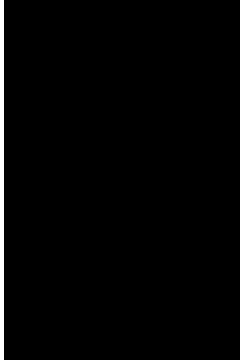
Frame 1 (no input)
Frame 60 (the mouse pressed at the canvas centre just before this capture): identical to frame 1, image omitted
Frame 120 (the mouse held since frame 60 and released just before this capture): identical to frame 1, image omitted

The Processing sketch that drew this single still picture (run headless with seeded random() and noise(); from frame 60 on, the mouse is pressed at the canvas centre):

// Processing sketch: Orientation
// ── Orientation.pde
/*
 * Licensed to the Apache Software Foundation (ASF) under one
 * or more contributor license agreements.  See the NOTICE file
 * distributed with this work for additional information
 * regarding copyright ownership.  The ASF licenses this file
 * to you under the Apache License, Version 2.0 (the
 * "License"); you may not use this file except in compliance
 * with the License.  You may obtain a copy of the License at
 *
 * http://www.apache.org/licenses/LICENSE-2.0
 *
 * Unless required by applicable law or agreed to in writing,
 * software distributed under the License is distributed on an
 * "AS IS" BASIS, WITHOUT WARRANTIES OR CONDITIONS OF ANY
 * KIND, either express or implied.  See the License for the
 * specific language governing permissions and limitations
 * under the License.
 */
 
/*
 * This example shows how to use the orientation interface.
 * Three bars are shown on screen to represent direction and tilt.
 */
private PLabBridge plabBridge;

float x1 = 0, x2 = 0, x3 = 0;

void setup() {
  size(240,360);
}

void bindPLabBridge(PLabBridge bridge) {
  plabBridge = bridge;
  size (bridge.getWidth (), bridge.getHeight ());
  
  // Add the orientation change listener
  bridge.addDeviceOrientationListener(new PLabOrientationListener(){
    public void deviceOrientation(PLabOrientationEvent event) {
      x1 = event.alpha * width / 360;
      x2 = (180 + event.beta) * width / 360;
      x3 = (180 + event.gamma) * width / 360;
    }
  });
}

void draw() {
  background(0);
  stroke(255);
  strokeWeight(7);
  
  // Draw three bars to display orientation
  line(x1, 0, x1, height/3);
  line(x2, height/3, x2, 2*height/3);
  line(x3, 2*height/3, x3, height);
}

// ── InterfacesInc.pde
/**
 * PLabOrientationEvent is the event object received when phone changes orientation
 */
class PLabOrientationEvent {
  /**
   * alpha - magnetic direction (in degrees)
   */
  float alpha;
  /**
   * beta - tilt front-to-back, front is positive (in degrees)
   */
  float beta;
  /**
   * gamma - tilt left-to-right, right is positive(in degrees)
   */
  float gamma;
}
/**
 * PLabAccelerationEvent is the event object received at regular intervals, telling what acceleration is
 */
class PLabAccelerationEvent {
  /**
   * x - acceleration in x direction
   */
  float x;
  /**
   * y - acceleration in y direction
   */
  float y;
  /**
   * z - acceleration in z direction
   */
  float z;
  /**
   * timestamp - when the acceleration was meassured
   */
  float timestamp;
}
/**
 * PLabBridge is the interface we have for communicating with the plab app.
 */
interface PLabBridge {
  /**
   * gets the width we have available to draw on
   */
  public int getWidth ();
  /**
   * gets the height we have available to draw on
   */
  public int getHeight ();
  /**
   * sends a string to a connected bluetooth device. Can not send more than 20 characters.
   */
  public void send (String string);
  /**
   * register callback function that will get the data sent from the connected device
   */
  public void subscribeMessages (PLabRecv sub);
  /**
   * Disconnects the device and returns to main menu
   */
  public void disconnect();
  /**
   * hides the back button
   */
  public void hideBackButton();
  /**
   * display the back button
   */
  public void showBackButton();
  
  /**
   * make the device vibrate for given amount of time. On iOS time will be ignored.
   */
  public void vibrate(int milliseconds);
  /**
   * Listen for device orientation changes
   */
  public void addDeviceOrientationListener(PLabOrientationListener listener);
  /**
   * remove device orientation changes listener
   */
  public void removeDeviceOrientationListener(PLabOrientationListener listener);
  /**
   * Listen for device acceleration changes
   */
  public void addDeviceAccelerationListener(PLabAccelerationListener listener);
  /**
   * remove device acceleration changes listener
   */
  public void removeDeviceAccelerationListener(PLabAccelerationListener listener);
  /**
   * Set milliseconds between each acceleration update
   */
  public void setDeviceAccelerationUpdateInterval(int milliseconds);
}

/**
 * A simple interface that defines the callback read function
 */
interface PLabRecv {
  /**
   * The callback function. Will be called when the connected device sends something to this program.
   */
  public void receive(String message);
}

/**
 * PLabOrientationListener is the interface describing an orientation change listener
 */
interface PLabOrientationListener {
  public void deviceOrientation(PLabOrientationEvent event);
}

/**
 * PLabAccelerationListener is the interface describing an acceleration event listener
 */
interface PLabAccelerationListener {
  public void deviceAcceleration(PLabAccelerationEvent event);
}
